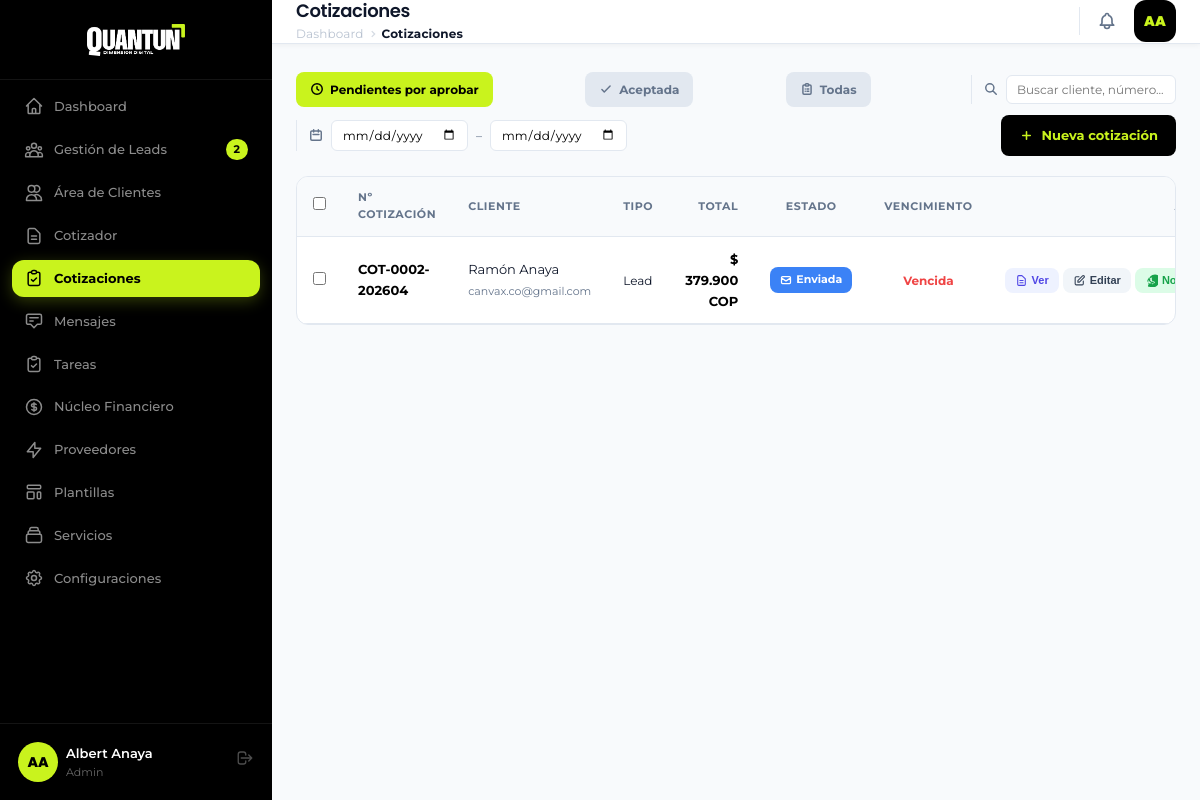
Screenshot of /cotizaciones.php (signed in) with the database file from the repository.
### tables this page shows
CREATE TABLE `cotizaciones` (
  `id` int(11) NOT NULL AUTO_INCREMENT,
  `numero` varchar(30) NOT NULL,
  `cliente_tipo` enum('cliente','lead') NOT NULL,
  `cliente_id` int(11) DEFAULT NULL,
  `nombre_cliente` varchar(150) NOT NULL,
  `email` varchar(150) DEFAULT NULL,
  `whatsapp` varchar(30) DEFAULT NULL,
  `items` longtext NOT NULL,
  `subtotal` decimal(12,2) NOT NULL DEFAULT 0.00,
  `descuento` decimal(12,2) NOT NULL DEFAULT 0.00,
  `total` decimal(12,2) NOT NULL DEFAULT 0.00,
  `notas` text DEFAULT NULL,
  `vigencia_dias` int(11) NOT NULL DEFAULT 15,
  `estado` enum('borrador','enviada','aceptada','rechazada','pendiente') DEFAULT 'pendiente',
  `creado_por` int(11) DEFAULT NULL,
  `created_at` timestamp NOT NULL DEFAULT current_timestamp(),
  `updated_at` timestamp NOT NULL DEFAULT current_timestamp() ON UPDATE current_timestamp(),
  `moneda` varchar(10) NOT NULL DEFAULT 'USD',
  PRIMARY KEY (`id`),
  KEY `idx_estado` (`estado`),
  KEY `idx_cliente` (`cliente_tipo`,`cliente_id`),
  KEY `idx_created` (`created_at`)
);

### cotizaciones.php (the view, shortened to what this page needs)
<?php
require_once __DIR__ . '/includes/functions.php';
$pageBreadcrumb = '<a href="dashboard.php" style="color:inherit;text-decoration:none;opacity:.65;transition:opacity .15s" onmouseenter="this.style.opacity=1" onmouseleave="this.style.opacity=.65">Dashboard</a>'
    . '<svg width="10" height="10" fill="none" stroke="currentColor" viewBox="0 0 24 24" stroke-width="3" style="vertical-align:middle;margin:0 4px;opacity:.4"><path d="M9 5l7 7-7 7"/></svg>'
    . '<span style="font-weight:700;color:var(--color-text)">Cotizaciones</span>';
include __DIR__ . '/includes/header.php';
$pdo = db();
$filtro_estado = $_GET['estado'] ?? 'pendientes';
$fecha_desde = $_GET['fecha_desde'] ?? '';
$fecha_hasta = $_GET['fecha_hasta'] ?? '';
$busqueda = $_GET['busqueda'] ?? '';
?>
<div style="display:flex;gap:8px;margin-bottom:20px;flex-wrap:wrap;align-items:center;justify-content:space-between">
    <?php
    $param_fechas = ($fecha_desde || $fecha_hasta) ? '&fecha_desde=' . urlencode($fecha_desde) . '&fecha_hasta=' . urlencode($fecha_hasta) : '';
    ?>
    <a href="?estado=pendientes<?php echo $param_fechas; ?>" style="padding:8px 14px;border-radius:var(--radius-sm);font-size:12px;font-weight:700;text-decoration:none;cursor:pointer;transition:all .15s;background:<?php echo $filtro_estado === 'pendientes' ? '#c9f31d' : 'var(--color-border)'; ?>;color:<?php echo $filtro_estado === 'pendientes' ? '#000' : 'var(--color-text-muted)'; ?>;display:flex;align-items:center;gap:6px">
        <svg width="14" height="14" fill="none" stroke="currentColor" viewBox="0 0 24 24" stroke-width="2.5"><path stroke-linecap="round" stroke-linejoin="round" d="M12 8v4l3 2m6-2a9 9 0 11-18 0 9 9 0 0118 0z"/></svg>
        Pendientes por aprobar
    </a>
    <a href="?estado=aceptada<?php echo $param_fechas; ?>" style="padding:8px 14px;border-radius:var(--radius-sm);font-size:12px;font-weight:700;text-decoration:none;cursor:pointer;transition:all .15s;background:<?php echo $filtro_estado === 'aceptada' ? '#10b981' : 'var(--color-border)'; ?>;color:<?php echo $filtro_estado === 'aceptada' ? '#fff' : 'var(--color-text-muted)'; ?>;display:flex;align-items:center;gap:6px">
        <svg width="14" height="14" fill="none" stroke="currentColor" viewBox="0 0 24 24" stroke-width="2.5"><path stroke-linecap="round" stroke-linejoin="round" d="M5 13l4 4L19 7"/></svg>
        Aceptada
    </a>
    <a href="?estado=todas<?php echo $param_fechas; ?>" style="padding:8px 14px;border-radius:var(--radius-sm);font-size:12px;font-weight:700;text-decoration:none;cursor:pointer;transition:all .15s;background:<?php echo $filtro_estado === 'todas' ? 'var(--color-text)' : 'var(--color-border)'; ?>;color:<?php echo $filtro_estado === 'todas' ? '#fff' : 'var(--color-text-muted)'; ?>;display:flex;align-items:center;gap:6px">
        Todas
    </a>
    <div style="display:flex;align-items:center;gap:8px;border-left:1.5px solid var(--color-border);padding-left:12px;margin-left:8px">
        <svg width="14" height="14" fill="none" stroke="currentColor" viewBox="0 0 24 24" stroke-width="2.5" style="color:var(--color-text-muted);flex-shrink:0"><path stroke-linecap="round" stroke-linejoin="round" d="M21 21l-6-6m2-5a7 7 0 11-14 0 7 7 0 0114 0z"/></svg>
        <input type="text" id="inputBusqueda" value="<?php echo htmlspecialchars($busqueda); ?>" placeholder="Buscar cliente, número..." style="padding:6px 10px;border:1.5px solid var(--color-border);border-radius:6px;font-size:12px;font-family:inherit;outline:none;transition:border-color .15s;min-width:160px" onkeyup="aplicarBusqueda(event)" onfocus="this.style.borderColor='var(--color-secondary)'" onblur="this.style.borderColor='var(--color-border)'">
    </div>
    <div style="display:flex;gap:8px;align-items:center;border-left:1.5px solid var(--color-border);padding-left:12px">
        <svg width="14" height="14" fill="none" stroke="currentColor" viewBox="0 0 24 24" stroke-width="2.5" style="color:var(--color-text-muted)"><path stroke-linecap="round" stroke-linejoin="round" d="M8 7V3m8 4V3m-9 8h10M5 21h14a2 2 0 002-2V7a2 2 0 00-2-2H5a2 2 0 00-2 2v12a2 2 0 002 2z"/></svg>
        <input type="date" id="fechaDesde" value="<?php echo $fecha_desde; ?>" style="padding:6px 10px;border:1.5px solid var(--color-border);border-radius:6px;font-size:12px;font-family:inherit;outline:none;transition:border-color .15s" placeholder="Desde" onchange="aplicarFiltroFechas()" onfocus="this.style.borderColor='var(--color-secondary)'" onblur="this.style.borderColor='var(--color-border)'">
        <span style="color:var(--color-text-muted);font-size:12px">–</span>
        <input type="date" id="fechaHasta" value="<?php echo $fecha_hasta; ?>" style="padding:6px 10px;border:1.5px solid var(--color-border);border-radius:6px;font-size:12px;font-family:inherit;outline:none;transition:border-color .15s" placeholder="Hasta" onchange="aplicarFiltroFechas()" onfocus="this.style.borderColor='var(--color-secondary)'" onblur="this.style.borderColor='var(--color-border)'">
    </div>
    <div style="display:flex;gap:8px;margin-left:auto;align-items:center">
        <a href="cotizador.php" style="display:inline-flex;align-items:center;gap:7px;padding:10px 18px;background:var(--color-primary);color:#c9f31d;border:none;border-radius:var(--radius-sm);font-size:13px;font-weight:700;text-decoration:none;transition:background .15s" onmouseenter="this.style.background='#1e293b'" onmouseleave="this.style.background='var(--color-primary)'">
            <svg width="15" height="15" fill="none" stroke="currentColor" viewBox="0 0 24 24" stroke-width="2.5"><path stroke-linecap="round" stroke-linejoin="round" d="M12 6v12M6 12h12"/></svg>
            Nueva cotización
        </a>
    </div>
</div>
<?php
$condicion_fechas = '';
$condicion_busqueda = '';
$params = [];
if ($filtro_estado === 'pendientes') {
    $query = "
        SELECT id, numero, cliente_tipo, nombre_cliente, email, total, estado, moneda, created_at, vigencia_dias
        FROM cotizaciones
        WHERE estado != 'aceptada'" . $condicion_fechas . $condicion_busqueda . "
        ORDER BY created_at DESC
    ";
    $stmt = $pdo->prepare($query);
    $stmt->execute($params);
}
$cotizaciones = $stmt->fetchAll();
if (empty($cotizaciones)) {
    echo '<div style="background:#fff;border:1.5px solid var(--color-border);border-radius:var(--radius-md);padding:40px;text-align:center">
        <svg width="48" height="48" fill="none" stroke="currentColor" viewBox="0 0 24 24" stroke-width="1.5" style="margin:0 auto 16px;color:var(--color-text-muted)"><path stroke-linecap="round" stroke-linejoin="round" d="M9 12h6m-6 4h6m2 5H7a2 2 0 01-2-2V5a2 2 0 012-2h5.586a1 1 0 01.707.293l5.414 5.414a1 1 0 01.293.707V19a2 2 0 01-2 2z"/></svg>
        <div style="font-size:15px;font-weight:700;color:var(--color-text);margin-bottom:4px">Sin cotizaciones</div>
        <div style="font-size:13px;color:var(--color-text-muted)">No hay cotizaciones con este estado aún.</div>
    </div>';
} else {
    ?>
<div style="background:#fff;border:1.5px solid var(--color-border);border-radius:var(--radius-md);overflow:hidden">
    <div style="overflow-x:auto">
        <table style="width:100%;border-collapse:collapse;font-size:13px">
            <thead>
                <tr style="background:var(--color-surface);border-bottom:1.5px solid var(--color-border)">
                    <th style="padding:12px 16px;text-align:center;font-weight:700;color:var(--color-text-muted);text-transform:uppercase;letter-spacing:.05em;font-size:11px;width:40px">
                        <input type="checkbox" id="chkTodas" style="cursor:pointer" onchange="toggleSeleccionarTodas()">
                    </th>
                    <th style="padding:12px 16px;text-align:left;font-weight:700;color:var(--color-text-muted);text-transform:uppercase;letter-spacing:.05em;font-size:11px">Nº Cotización</th>
                    <th style="padding:12px 16px;text-align:left;font-weight:700;color:var(--color-text-muted);text-transform:uppercase;letter-spacing:.05em;font-size:11px">Cliente</th>
                    <th style="padding:12px 16px;text-align:left;font-weight:700;color:var(--color-text-muted);text-transform:uppercase;letter-spacing:.05em;font-size:11px">Tipo</th>
                    <th style="padding:12px 16px;text-align:right;font-weight:700;color:var(--color-text-muted);text-transform:uppercase;letter-spacing:.05em;font-size:11px">Total</th>
                    <th style="padding:12px 16px;text-align:center;font-weight:700;color:var(--color-text-muted);text-transform:uppercase;letter-spacing:.05em;font-size:11px">Estado</th>
                    <th style="padding:12px 16px;text-align:center;font-weight:700;color:var(--color-text-muted);text-transform:uppercase;letter-spacing:.05em;font-size:11px">Vencimiento</th>
                    <th style="padding:12px 16px;text-align:center;font-weight:700;color:var(--color-text-muted);text-transform:uppercase;letter-spacing:.05em;font-size:11px">Acciones</th>
                </tr>
            </thead>
            <tbody>
    <?php
    foreach ($cotizaciones as $cot) {
        $fecha_creacion = new DateTime($cot['created_at']);
        $fecha_vencimiento = $fecha_creacion->add(new DateInterval('P' . $cot['vigencia_dias'] . 'D'));
        $hoy = new DateTime();
        $vencida = $fecha_vencimiento < $hoy;
        $badge_estado = '';
        $badge_svg = '';
        $color_estado = '';
        switch ($cot['estado']) {
            case 'enviada':
                $badge_estado = 'Enviada';
                $badge_svg = '<svg width="12" height="12" fill="none" stroke="currentColor" viewBox="0 0 24 24" stroke-width="2.5" style="display:inline;margin-right:4px"><path stroke-linecap="round" stroke-linejoin="round" d="M3 8l7.89 5.26a2 2 0 002.22 0L21 8M5 19h14a2 2 0 002-2V7a2 2 0 00-2-2H5a2 2 0 00-2 2v10a2 2 0 002 2z"/></svg>';
                $color_estado = '#3b82f6';
                break;
        }
        $tipo_label = $cot['cliente_tipo'] === 'cliente' ? 'Cliente' : 'Lead';
        $total_formateado = '$ ' . number_format($cot['total'], 0, ',', '.') . ' ' . $cot['moneda'];
        $vencimiento_label = $vencida ? '<span style="color:#ef4444;font-weight:700">Vencida</span>' : $fecha_vencimiento->format('d/m/Y');
    ?>
                <tr style="border-bottom:1px solid var(--color-border);transition:background .15s" onmouseenter="this.style.background='var(--color-surface)'" onmouseleave="this.style.background=''">
                    <td style="padding:12px 16px;text-align:center">
                        <input type="checkbox" class="chkCotizacion" value="<?php echo $cot['id']; ?>" style="cursor:pointer" onchange="actualizarBtnEliminar()">
                    </td>
                    <td style="padding:12px 16px;font-weight:700;color:var(--color-primary)">
                        <a href="cotizacion_vista.php?id=<?php echo $cot['id']; ?>" style="text-decoration:none;color:inherit;cursor:pointer">
                            <?php echo htmlspecialchars($cot['numero']); ?>
                        </a>
                    </td>
                    <td style="padding:12px 16px;color:var(--color-text)">
                        <?php echo htmlspecialchars($cot['nombre_cliente']); ?>
                        <?php if ($cot['email']) echo '<br><span style="font-size:11px;color:var(--color-text-muted)">' . htmlspecialchars($cot['email']) . '</span>'; ?>
                    </td>
                    <td style="padding:12px 16px;color:var(--color-text);font-size:12px">
                        <?php echo $tipo_label; ?>
                    </td>
                    <td style="padding:12px 16px;text-align:right;font-weight:700;color:var(--color-primary)">
                        <?php echo $total_formateado; ?>
                    </td>
                    <td style="padding:12px 16px;text-align:center">
                        <span style="display:inline-flex;align-items:center;padding:4px 10px;background:<?php echo $color_estado; ?>;color:#fff;border-radius:var(--radius-sm);font-size:11px;font-weight:700">
                            <?php echo $badge_svg . $badge_estado; ?>
                        </span>
                    </td>
                    <td style="padding:12px 16px;text-align:center;font-size:12px;color:var(--color-text-muted)">
                        <?php echo $vencimiento_label; ?>
                    </td>
                    <td style="padding:10px 16px">
                        <div style="display:flex;align-items:center;gap:4px;flex-wrap:nowrap">
                            <button onclick="verCotizacion(<?php echo $cot['id']; ?>)" title="Ver cotización"
                                style="display:inline-flex;align-items:center;gap:4px;padding:6px 10px;background:#eef2ff;color:#4f46e5;border:none;border-radius:8px;font-size:11px;font-weight:700;cursor:pointer;transition:background .12s;white-space:nowrap"
                                onmouseenter="this.style.background='#e0e7ff'" onmouseleave="this.style.background='#eef2ff'">
                                <svg width="13" height="13" fill="none" stroke="currentColor" viewBox="0 0 24 24" stroke-width="2"><path stroke-linecap="round" stroke-linejoin="round" d="M9 12h6m-6 4h6m2 5H7a2 2 0 01-2-2V5a2 2 0 012-2h5.586a1 1 0 01.707.293l5.414 5.414a1 1 0 01.293.707V19a2 2 0 01-2 2z"/></svg>
                                Ver
                            </button>
                            <button onclick="editarCotizacion(<?php echo $cot['id']; ?>)" title="Editar"
                                style="display:inline-flex;align-items:center;gap:4px;padding:6px 10px;background:#f1f5f9;color:#334155;border:none;border-radius:8px;font-size:11px;font-weight:700;cursor:pointer;transition:background .12s;white-space:nowrap"
                                onmouseenter="this.style.background='#e2e8f0'" onmouseleave="this.style.background='#f1f5f9'">
                                <svg width="13" height="13" fill="none" stroke="currentColor" viewBox="0 0 24 24" stroke-width="2"><path stroke-linecap="round" stroke-linejoin="round" d="M11 5H6a2 2 0 00-2 2v11a2 2 0 002 2h11a2 2 0 002-2v-5m-1.414-9.414a2 2 0 112.828 2.828L11.828 15H9v-2.828l8.586-8.586z"/></svg>
                                Editar
                            </button>
                            <button onclick="enviarWhatsApp(<?php echo $cot['id']; ?>)" title="Notificar por WhatsApp"
                                style="display:inline-flex;align-items:center;gap:4px;padding:6px 10px;background:#dcfce7;color:#16a34a;border:none;border-radius:8px;font-size:11px;font-weight:700;cursor:pointer;transition:background .12s;white-space:nowrap"
                                onmouseenter="this.style.background='#bbf7d0'" onmouseleave="this.style.background='#dcfce7'">
                                Notificar
                            </button>
                        </div>
                    </td>
                </tr>
    <?php } ?>
            </tbody>
        </table>
    </div>
</div>
<?php } ?>
<?php include __DIR__ . '/includes/footer.php'; ?>

### rows the page displays
cotizaciones: numero "COT-0002-202604", nombre_cliente "Ramón Anaya", email "canvax.co@gmail.com", cliente_tipo "Lead", total_formateado "$ 379.900 COP", estado "Enviada", vigencia_dias "Vencida"

### other values shown
$newLeadsCount "2"
$user['initials'] "AA"
$user['nombre'] "Albert Anaya"
$user['rol'] "Admin"
$pageTitle "Cotizaciones"
